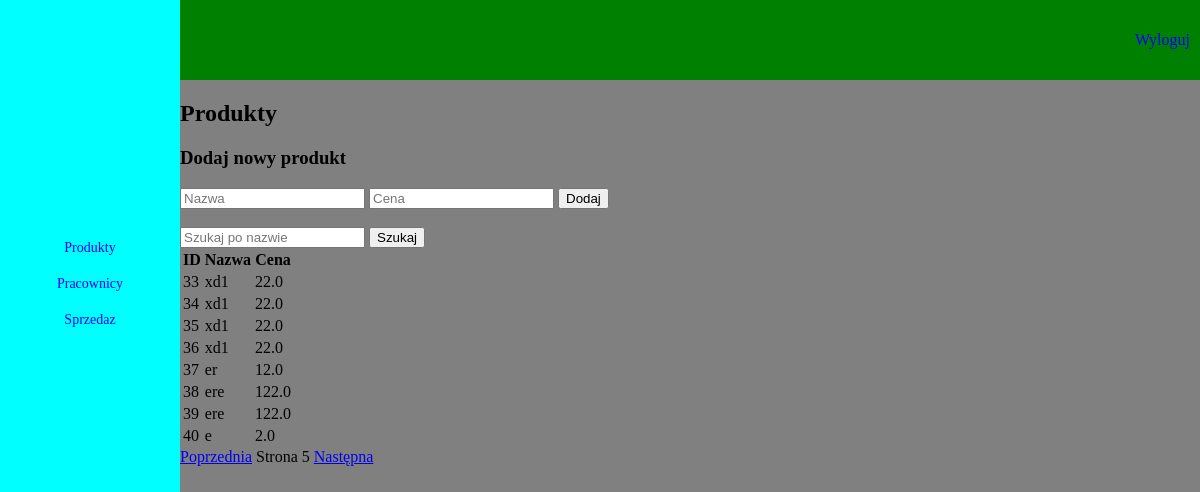
Screenshot of /dashboard/produkty?page=5&search= (signed in) with the database file from the repository.
### tables this page shows
CREATE TABLE produkty (
    id INTEGER PRIMARY KEY AUTOINCREMENT,
    nazwa TEXT NOT NULL,
    cena REAL NOT NULL);

### niezabezpieczona_aplikacja/views/produkty.py (the view)
@produkty_bp.route('/produkty', methods=['GET', 'POST'])
def produkty():
    if 'user_id' not in session:
        return redirect(url_for('login.login'))
    search_query = request.args.get('search', '')
    page = int(request.args.get('page', 1))
    produkty = get_produkty(search_query, per_page=8, page=page)
    if request.method == 'POST':
        nazwa = request.form['nazwa']
        cena = float(request.form['cena'])
        add_produkt(nazwa, cena)
        return redirect(url_for('produkty.produkty', page=page, search=search_query))
    return render_template(
        'produkty.html',
        produkty=produkty,
        search_query=search_query,
        page=page,
        per_page=8
    )

### niezabezpieczona_aplikacja/views/produkty.py (called while the page is built)
def get_db_connection():
    conn = sqlite3.connect(db_path)
    conn.row_factory = sqlite3.Row
    return conn

def get_produkty(search_query=None, per_page=8, page=1):
    offset = (page - 1) * per_page
    conn = get_db_connection()
    cursor = conn.cursor()
    query = "SELECT * FROM produkty"
    if search_query:
        query += f" WHERE nazwa LIKE '%{search_query}%'"
    query += f" LIMIT {per_page} OFFSET {offset}"
    cursor.execute(query)
    results = cursor.fetchall()
    conn.close()
    return results

### niezabezpieczona_aplikacja/templates/produkty.html (shortened to what this page needs)
<!DOCTYPE html>
<html lang="pl">
  <head>
    <link rel="stylesheet" type="text/css" href="{{ url_for('static', filename='css/dashboard_main.css') }}" />
  </head>
  <body>
    <div id="top_menu">
      <a href="{{ url_for('logout.logout') }}">Wyloguj</a>
    </div>
    <div id="content">
<h2>Produkty</h2>
<form method="POST">
    <h3>Dodaj nowy produkt</h3>
    <input type="text" name="nazwa" placeholder="Nazwa" required />
    <input type="number" step="0.01" name="cena" placeholder="Cena" required />
    <button type="submit">Dodaj</button>
</form>
<br>
<form method="GET" action="{{ url_for('produkty.produkty') }}">
    <input type="text" name="search" placeholder="Szukaj po nazwie" value="{{ search_query }}" />
    <button type="submit">Szukaj</button>
</form>
<table>
    <thead>
        <tr>
            <th>ID</th>
            <th>Nazwa</th>
            <th>Cena</th>
        </tr>
    </thead>
    <tbody>
        {% for produkt in produkty %}
        <tr>
            <td>{{ produkt[0] }}</td>
            <td>{{ produkt[1] }}</td>
            <td>{{ produkt[2] }}</td>
        </tr>
        {% endfor %}
    </tbody>
</table>
      <div id="pagination">
        {% if page > 1 %}
          <a href="{{ url_for('produkty.produkty', page=page-1, search=search_query) }}">Poprzednia</a>
        {% endif %}
        <span>Strona {{ page }}</span>
        {% if produkty|length == per_page %}
          <a href="{{ url_for('produkty.produkty', page=page+1, search=search_query) }}">Następna</a>
        {% endif %}
      </div>
    </div>
    <div id="left_menu">
<a href="{{ url_for('produkty.produkty') }}">Produkty</a>
<a href="{{ url_for('pracownicy.pracownicy') }}">Pracownicy</a>
<a href="{{ url_for('sprzedaz.sprzedaz') }}">Sprzedaz</a>
    </div>
  </body>
</html>

### niezabezpieczona_aplikacja/static/css/dashboard_main.css (style rules this page uses)
body { background-color: grey; margin: 0; padding: 0; }
#top_menu { background-color: green; width: 85%; height: 10vh; display: block; float: right; }
#top_menu a { float: right; display: block; text-align: center; margin-left: 10px; margin-right: 10px; text-decoration: none; color: blue; font-family: Georgia, "Times New Roman", Times, serif; font-weight: 200; height: 100%; display: flex; align-items: center; justify-content: center; }
#left_menu { background-color: aqua; width: 15%; position: absolute; top: 0; left: 0; right: 0; bottom: 0; padding-top: 30vh; }
#left_menu a { float: center; display: block; text-decoration: none; color: blue; font-family: Georgia, "Times New Roman", Times, serif; font-size: 14px; width: 100%; border: 1px; border-color: black; display: flex; align-items: center; justify-content: center; margin-bottom: 20px; }
#content { float: right; width: 85%; height: 100hv; }

### rows the page displays
produkty: id "33", nazwa "xd1", cena "22.0"
produkty: id "34", nazwa "xd1", cena "22.0"
produkty: id "35", nazwa "xd1", cena "22.0"
produkty: id "36", nazwa "xd1", cena "22.0"
produkty: id "37", nazwa "er", cena "12.0"
produkty: id "38", nazwa "ere", cena "122.0"
produkty: id "39", nazwa "ere", cena "122.0"
produkty: id "40", nazwa "e", cena "2.0"

### other values shown
{{ page }} "5"
